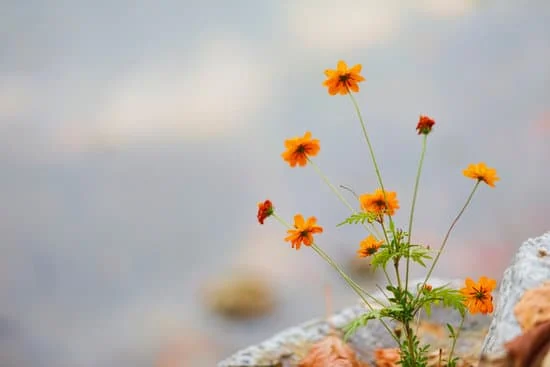
#> input picture img_1.jpg, 550 x 367 px
$ python task_3.py
#> lines starting #> are read from the running program, lines starting #| are printed output that depends on the picture; after the words box and inside, x2 and y2 are one past the last pixel; in counts of white or black regions, pixels touching at a corner belong together
import cv2
import numpy as np
import matplotlib.pyplot as plt

img = cv2.imread ("img_1.jpg")
#> img is the input picture: shape (367, 550, 3); mean B, G, R 173.3, 178.8, 183.7

if img is None :
    raise FileNotFoundError
else:
    bgr = cv2.cvtColor(img,cv2.COLOR_BGR2RGB)
    grayscale = cv2.cvtColor(img,cv2.COLOR_BGR2GRAY)
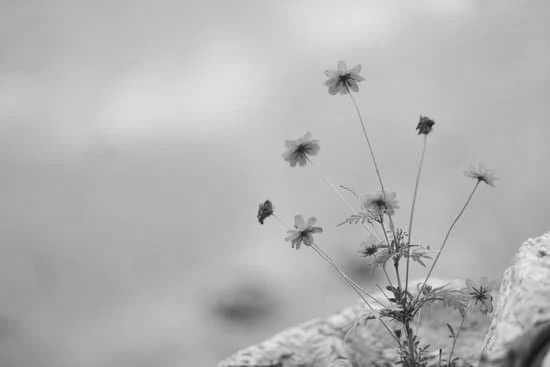
#> grayscale: shape (367, 550); min 20, max 238, mean 179.6
    hsv = cv2.cvtColor(img,cv2.COLOR_BGR2HSV)
#> hsv: shape (367, 550, 3); mean H, S, V 77.4, 30.7, 189.5
    lab = cv2.cvtColor(img,cv2.COLOR_BGR2LAB)
#> lab: shape (367, 550, 3); mean of channels 0, 1, 2 186.8, 129.5, 131.6
    ycrcb = cv2.cvtColor(img,cv2.COLOR_BGR2YCrCb)
#> ycrcb: shape (367, 550, 3); mean of channels 0, 1, 2 179.6, 130.9, 124.4

    fig ,ax = plt.subplots(1,5,figsize=(12,6))

    ax[0].imshow (bgr)
    ax[0].set_title("original");ax[0].axis('off')

    ax[1].imshow (grayscale,cmap='gray')
    ax[1].set_title("gray");ax[1].axis('off')

    ax[2].imshow(hsv)
    ax[2].set_title("hsv");ax[2].axis('off')

    ax[3].imshow(lab)
    ax[3].set_title("LAB");ax[3].axis('off')

    ax[4].imshow(ycrcb)
    ax[4].set_title("YCrCb");ax[4].axis('off')

    plt.show()
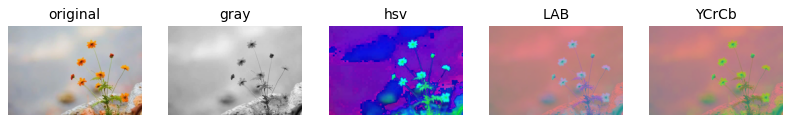
#> figure drawn by matplotlib, 5 panels

    h, w = img.shape[:2]
#> h = 367; w = 550
    cy = h // 2
#> cy = 183
    cx = w // 2
#> cx = 275

    print("BGR   :", img[cy, cx])
#| BGR   : [195 193 193]
    print("Gray  :", grayscale[cy, cx])
#| Gray  : 193
    print("HSV   :", hsv[cy, cx])
#| HSV   : [120   3 195]
    print("LAB   :", lab[cy, cx])
#| LAB   : [199 128 127]
    print("YCrCb :", ycrcb[cy, cx])
#| YCrCb : [193 128 129]

    lower_yellow = np.array([15, 50, 50])
    upper_yellow = np.array([40, 255, 255])

    mask = cv2.inRange(hsv, lower_yellow, upper_yellow)
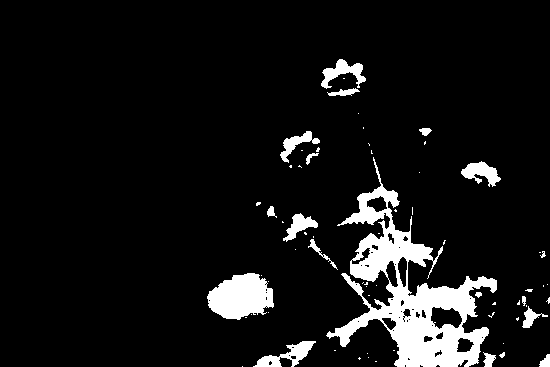
#> mask: shape (367, 550); 8.3% white; 67 white regions (48 under 20 px), largest, box (x1, y1, x2, y2) and area: (326, 157, 497, 367) 10657, (207, 273, 274, 320) 2227, (253, 341, 316, 367) 646

    result = cv2.bitwise_and(img, img, mask=mask)
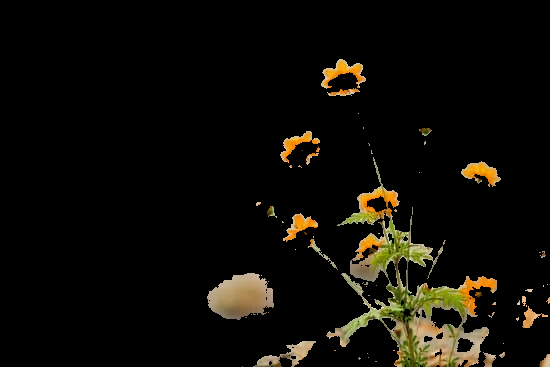
#> result: shape (367, 550, 3); mean B, G, R 6.6, 12, 14.2

    img_rgb = cv2.cvtColor(img, cv2.COLOR_BGR2RGB)
    result_rgb = cv2.cvtColor(result, cv2.COLOR_BGR2RGB)

    fig, ax = plt.subplots(1, 3, figsize=(12, 5))

    ax[0].imshow(img_rgb)
    ax[0].set_title("Original")

    ax[1].imshow(mask, cmap="gray")
    ax[1].set_title("Binary Mask")

    ax[2].imshow(result_rgb)
    ax[2].set_title("Segmented Result")

    for a in ax:
        a.axis("off")

    plt.tight_layout()
    plt.show()

$ run again, with img_2.jpg copied over img_1.jpg
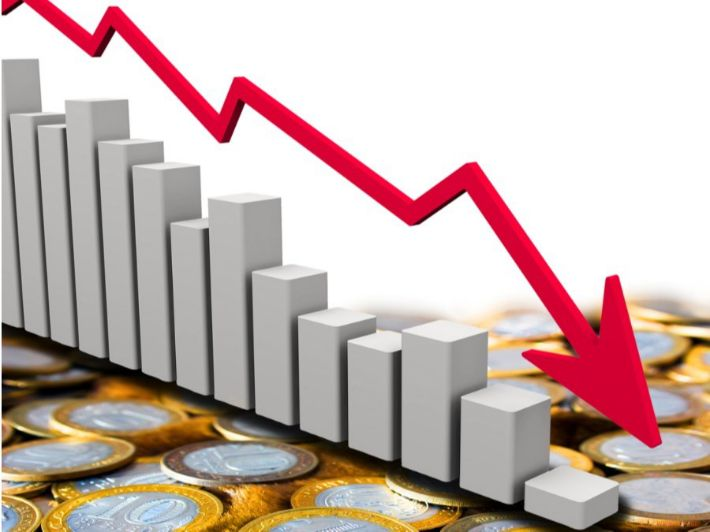
#> input picture img_2.jpg, 710 x 532 px
#> img is the input picture: shape (532, 710, 3); mean B, G, R 176.8, 181.5, 201.1
#> hsv: shape (532, 710, 3); mean H, S, V 34.8, 46.9, 202.4
#> lab: shape (532, 710, 3); mean of channels 0, 1, 2 193.3, 134.1, 135.2
#> ycrcb: shape (532, 710, 3); mean of channels 0, 1, 2 186.8, 138.3, 122.4
#| BGR   : [255 255 255]
#| Gray  : 255
#| HSV   : [  0   0 255]
#| LAB   : [255 128 128]
#| YCrCb : [255 128 128]
#> `mask = cv2.inRange(hsv, lower_yellow, upper_yellow)`:
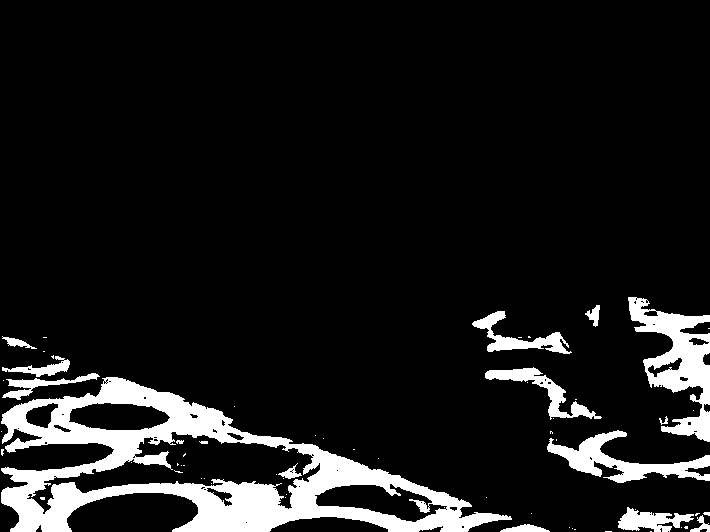
#> mask: shape (532, 710); 10.4% white; 63 white regions (46 under 20 px), largest, box (x1, y1, x2, y2) and area: (1, 377, 512, 532) 25300, (628, 297, 710, 442) 4948, (547, 430, 710, 483) 2888
#> `result = cv2.bitwise_and(img, img, mask=mask)`:
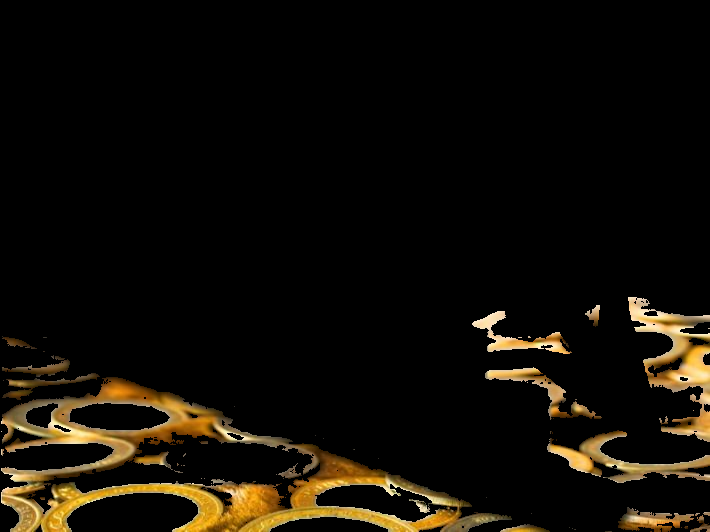
#> result: shape (532, 710, 3); mean B, G, R 6.5, 13.7, 17.7

$ run again, with img_3.jpg copied over img_1.jpg
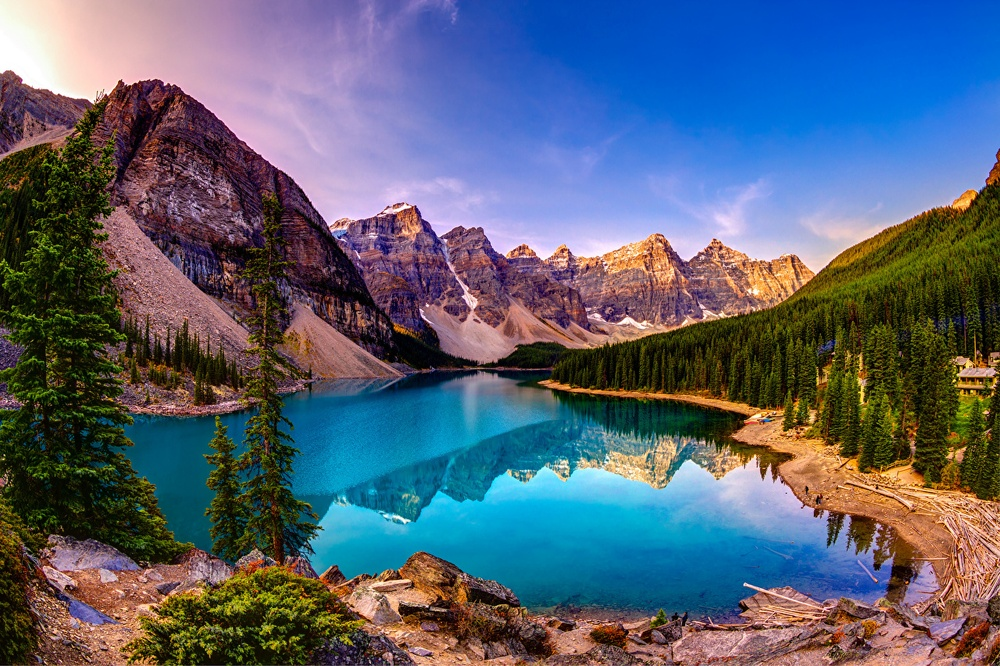
#> input picture img_3.jpg, 1000 x 666 px, shrunk from 1280 x 853 before the run
#> img is the input picture: shape (666, 1000, 3); mean B, G, R 115.8, 98.3, 88.2
#> hsv: shape (666, 1000, 3); mean H, S, V 81.6, 164.8, 143
#> lab: shape (666, 1000, 3); mean of channels 0, 1, 2 107.8, 135.8, 119.7
#> ycrcb: shape (666, 1000, 3); mean of channels 0, 1, 2 97.3, 121.5, 138.5
#| BGR   : [125 126 186]
#| Gray  : 144
#| HSV   : [  0  84 186]
#| LAB   : [150 151 138]
#| YCrCb : [144 158 117]
#> `mask = cv2.inRange(hsv, lower_yellow, upper_yellow)`:
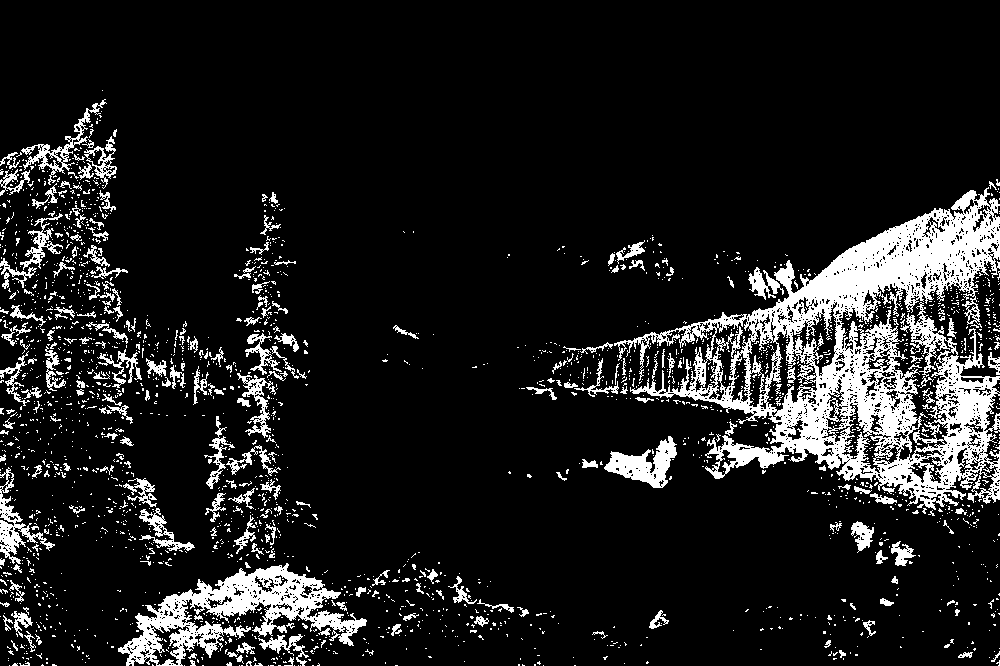
#> mask: shape (666, 1000); 12.1% white; 2357 white regions (2122 under 20 px), largest, box (x1, y1, x2, y2) and area: (614, 187, 1000, 510) 40902, (118, 563, 367, 666) 8678, (604, 436, 677, 488) 1713
#> `result = cv2.bitwise_and(img, img, mask=mask)`:
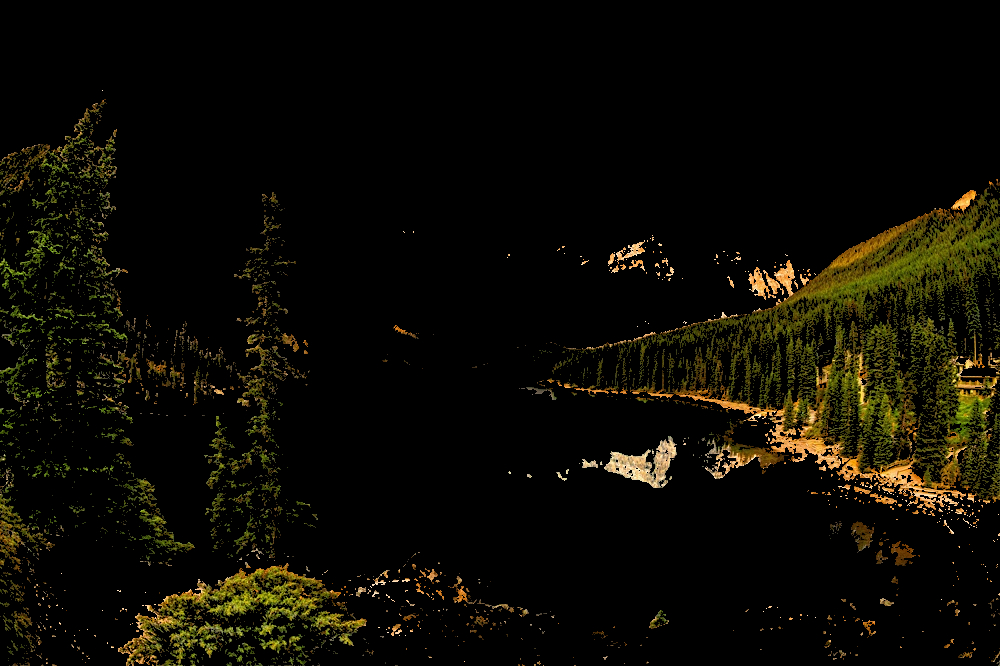
#> result: shape (666, 1000, 3); mean B, G, R 3.6, 11, 12.8
